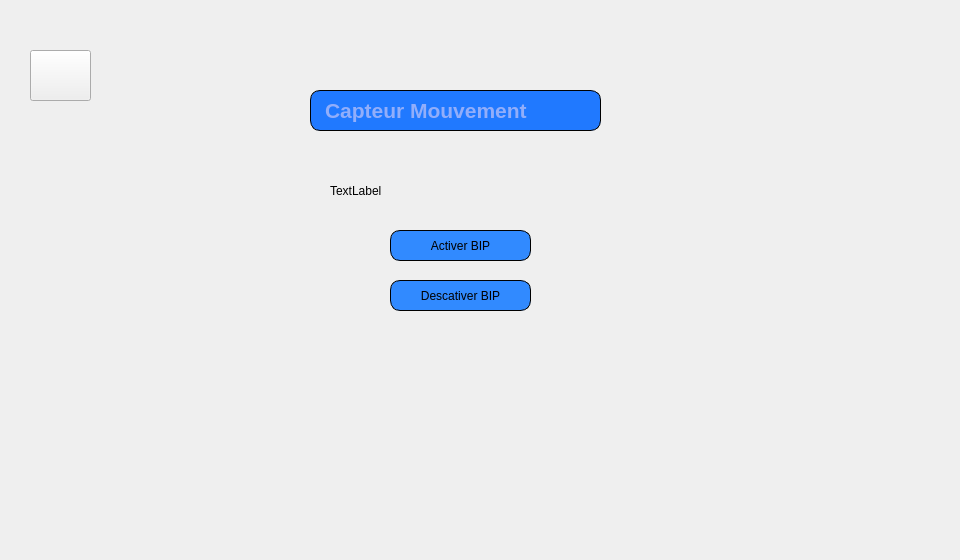
   <widget class="QWidget" name="controlemvmt">
    <widget class="QLabel" name="label_68">
     <property name="geometry">
      <rect>
       <x>0</x>
       <y>-20</y>
       <width>951</width>
       <height>551</height>
      </rect>
     </property>
     <property name="text">
      <string/>
     </property>
     <property name="pixmap">
      <pixmap resource="qt.qrc">:/new/prefix1/icons/haya.png</pixmap>
     </property>
    </widget>
    <widget class="QPushButton" name="activer_bip">
     <property name="geometry">
      <rect>
       <x>390</x>
       <y>230</y>
       <width>141</width>
       <height>31</height>
      </rect>
     </property>
     <property name="styleSheet">
      <string notr="true">		border: 1px solid black;
border-radius: 10px;
padding: 0 8px;
background: #318aff;
font: bold, &quot;Arial&quot;;;
text-align:center;
</string>
     </property>
     <property name="text">
      <string>Activer BIP</string>
     </property>
     <property name="icon">
      <iconset resource="qt.qrc">
       <normaloff>:/new/prefix1/icons/arrow.png</normaloff>:/new/prefix1/icons/arrow.png</iconset>
     </property>
    </widget>
    <widget class="QPushButton" name="des_bip">
     <property name="geometry">
      <rect>
       <x>390</x>
       <y>280</y>
       <width>141</width>
       <height>31</height>
      </rect>
     </property>
     <property name="styleSheet">
      <string notr="true">		border: 1px solid black;
border-radius: 10px;
padding: 0 8px;
background: #318aff;
font: bold, &quot;Arial&quot;;;
text-align:center;
</string>
     </property>
     <property name="text">
      <string>Descativer BIP</string>
     </property>
     <property name="icon">
      <iconset resource="qt.qrc">
       <normaloff>:/new/prefix1/icons/arrow.png</normaloff>:/new/prefix1/icons/arrow.png</iconset>
     </property>
    </widget>
    <widget class="QLabel" name="label_msg">
     <property name="geometry">
      <rect>
       <x>330</x>
       <y>170</y>
       <width>251</width>
       <height>41</height>
      </rect>
     </property>
     <property name="text">
      <string>TextLabel</string>
     </property>
    </widget>
    <widget class="QPushButton" name="home_mouvement">
     <property name="geometry">
      <rect>
       <x>30</x>
       <y>50</y>
       <width>61</width>
       <height>51</height>
      </rect>
     </property>
     <property name="text">
      <string/>
     </property>
     <property name="icon">
      <iconset resource="qt.qrc">
       <normaloff>:/new/prefix1/icons/icons8_home_48px.png</normaloff>:/new/prefix1/icons/icons8_home_48px.png</iconset>
     </property>
     <property name="iconSize">
      <size>
       <width>1000</width>
       <height>1000</height>
      </size>
     </property>
    </widget>
    <widget class="QLabel" name="label_69">
     <property name="geometry">
      <rect>
       <x>300</x>
       <y>70</y>
       <width>311</width>
       <height>311</height>
      </rect>
     </property>
     <property name="text">
      <string/>
     </property>
     <property name="pixmap">
      <pixmap resource="qt.qrc">:/new/prefix1/icons/imf.jpg</pixmap>
     </property>
    </widget>
    <widget class="QLabel" name="label_104">
     <property name="geometry">
      <rect>
       <x>310</x>
       <y>90</y>
       <width>291</width>
       <height>41</height>
      </rect>
     </property>
     <property name="font">
      <font>
       <family>Arial</family>
       <pointsize>16</pointsize>
       <weight>75</weight>
       <italic>false</italic>
       <bold>true</bold>
      </font>
     </property>
     <property name="styleSheet">
      <string notr="true">border: 1px solid black;
background-color: rgb(32, 121, 255);
color: rgb(146, 174, 250);
border-radius: 10px;
padding: 0 8px;

font: bold, &quot;Arial&quot;;;
text-align:center;</string>
     </property>
     <property name="text">
      <string>Capteur Mouvement</string>
     </property>
    </widget>
    <zorder>label_68</zorder>
    <zorder>label_69</zorder>
    <zorder>activer_bip</zorder>
    <zorder>des_bip</zorder>
    <zorder>label_msg</zorder>
    <zorder>home_mouvement</zorder>
    <zorder>label_104</zorder>
   </widget>
